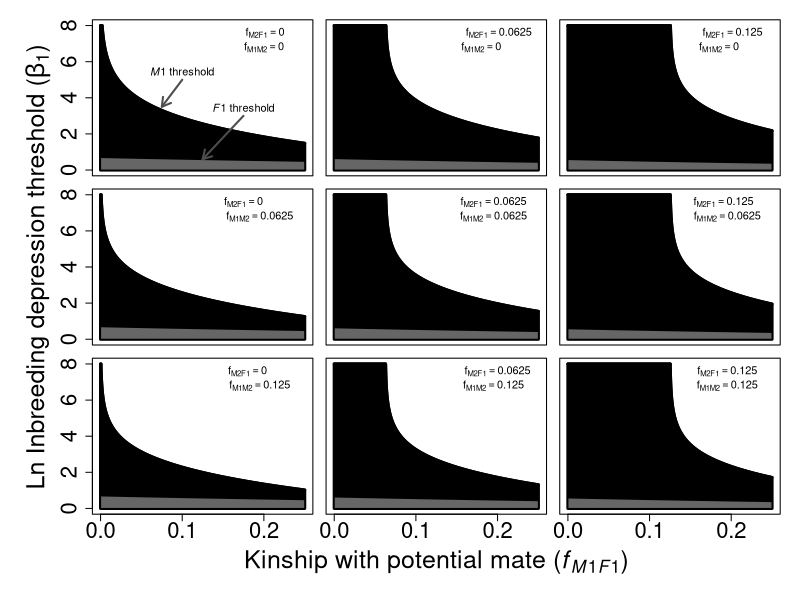

The R source for this figure:
# ==============================================================================
# ============= This will be the big figure for the PLoS model.
# ==============================================================================

B0 <- 1;

B1funM <- function(fi,M1,F1,M2){
  a <- -1 * log((2*(fi[M1,F1]+fi[M1,M2]))/(1+(2*fi[M1,F1])+fi[M1,M1]));
  b <- fi[M1,F1] - fi[M2,F1];
  return(a/b);
}

B1funF <- function(fi,M1,F1,M2){
  a <- -1 * log((1+fi[F1,F1]+(2*fi[F1,M2]))/(1+fi[F1,F1]+(2*fi[F1,M1])));
  b <- fi[F1,M1] - fi[F1,M2];
  return(a/b);
}

setEPS();
postscript("NewBigFig.eps");
par(mar=c(0.75,0.25,0.5,0.25),mfrow=c(3,3),oma=c(6,6.5,1,1));

################################################################################
## Upper left plot 
################################################################################
fi <- matrix(data=c(0,0.0,0.0,0.0,0,0.0,0.0,0.0,0.0),nrow=3,byrow=TRUE);
fs <- seq(from=0,to=0.25,by=0.00001);
Ml <- rep(0,length(fs));
Fl <- rep(0,length(fs));
for(i in 1:length(fs)){
  fi[1,2] <- fs[i];
  fi[2,1] <- fs[i];
  Ml[i] <- B1funM(fi=fi,M1=1,F1=2,M2=3);
  Fl[i] <- B1funF(fi=fi,M1=1,F1=2,M2=3);
  if(i %% 10000 == 0){
    print(c(i,"of",length(fs)));
  }
}
Ml[Ml<0] <- exp(8);
Ml[Ml>exp(8)] <- exp(8);
par(mar=c(0.5,0.5,0.5,0.5));
plot(x=fs[-1],y=log(Ml[-1]),type="l",lwd=3,cex.axis=2,cex.lab=1.5,pch=20,lty="solid",
  xlab="",col="black",ylim=c(0,8),xlim=c(0,0.25),xaxt="n",ylab="");
points(x=fs,y=log(Fl),type="l",lwd=2,lty="solid");
polygon(x=c(fs,rev(fs)),y=c(log(Ml),rep(0,length(Ml))),col="black",lwd=3);
polygon(x=c(fs,rev(fs)),y=c(log(Fl),rep(0,length(fs))),col="grey40");
text(x=0.2015,y=7.6,labels=expression(f[M2F1]==0.0),cex=1.0);
text(x=0.20,y=6.8,labels=expression(f[M1M2]==0.0),cex=1.0);

text(x=0.1,y=5.45,labels=expression(paste(italic(M1)," threshold")),cex=1);
arrows(x0=0.1,y0=5,x1=0.075,y1=3.5,length=0.1,angle=30,code=2,lwd=2,col="grey30");

text(x=0.175,y=3.45,labels=expression(paste(italic(F1)," threshold")),cex=1);
arrows(x0=0.175,y0=3,x1=0.125,y1=0.6,length=0.1,angle=30,code=2,lwd=2,,col="grey30");
################################################################################
## Upper mid plot 
################################################################################
fi <- matrix(data=c(0,0.0,0.0,0.0,0,0.0625,0.0,0.0625,0.0),nrow=3,byrow=TRUE);
fs <- seq(from=0,to=0.25,by=0.00001);
Ml <- rep(0,length(fs));
Fl <- rep(0,length(fs));
for(i in 1:length(fs)){
  fi[1,2] <- fs[i];
  fi[2,1] <- fs[i];
  Ml[i] <- B1funM(fi=fi,M1=1,F1=2,M2=3);
  Fl[i] <- B1funF(fi=fi,M1=1,F1=2,M2=3);
  if(i %% 10000 == 0){
    print(c(i,"of",length(fs)));
  }
}
Ml[Ml<0] <- exp(8);
Ml[Ml>exp(8)] <- exp(8);
Fl[which(is.na(Fl[Fl>0])==TRUE)] <- NA; 
par(mar=c(0.5,0.5,0.5,0.5));
plot(x=fs[-1],y=log(Ml[-1]),type="l",lwd=3,cex.axis=2,cex.lab=1.5,pch=20,lty="solid",
  xlab="",col="black",ylim=c(0,8),xlim=c(0,0.25),xaxt="n",ylab="",yaxt="n");
points(x=fs,y=log(Fl),type="l",lwd=2,lty="solid");
Fl[which(is.na(Fl))] <- mean(c(Fl[which(is.na(Fl))+1],Fl[which(is.na(Fl))-1]));
polygon(x=c(fs,rev(fs)),y=c(log(Ml),rep(0,length(Ml))),col="black",lwd=3);
polygon(x=c(fs,rev(fs)),y=c(log(Fl),rep(0,length(Fl))),col="grey40");
text(x=0.2015,y=7.6,labels=expression(f[M2F1]==0.0625),cex=1.0);
text(x=0.180,y=6.8,labels=expression(f[M1M2]==0.000),cex=1.0);
################################################################################
## Upper mid plot 
################################################################################
fi <- matrix(data=c(0,0.0,0.0,0.0,0,0.125,0.0,0.125,0.0),nrow=3,byrow=TRUE);
fs <- seq(from=0,to=0.25,by=0.00001);
Ml <- rep(0,length(fs));
Fl <- rep(0,length(fs));
for(i in 1:length(fs)){
  fi[1,2] <- fs[i];
  fi[2,1] <- fs[i];
  Ml[i] <- B1funM(fi=fi,M1=1,F1=2,M2=3);
  Fl[i] <- B1funF(fi=fi,M1=1,F1=2,M2=3);
  if(i %% 10000 == 0){
    print(c(i,"of",length(fs)));
  }
}
Ml[Ml<0] <- exp(8);
Ml[Ml>exp(8)] <- exp(8);
Fl[which(is.na(Fl[Fl>0])==TRUE)] <- NA; 
par(mar=c(0.5,0.5,0.5,0.5));
plot(x=fs[-1],y=log(Ml[-1]),type="l",lwd=3,cex.axis=2,cex.lab=1.5,pch=20,lty="solid",
  xlab="",col="black",ylim=c(0,8),xlim=c(0,0.25),xaxt="n",ylab="",yaxt="n");
points(x=fs,y=log(Fl),type="l",lwd=2,lty="solid");
Fl[which(is.na(Fl))] <- mean(c(Fl[which(is.na(Fl))+1],Fl[which(is.na(Fl))-1]));
Fl[25001] <- 1.333333;
polygon(x=c(fs,rev(fs)),y=c(log(Ml),rep(0,length(Ml))),col="black",lwd=3);
polygon(x=c(fs,rev(fs)),y=c(log(Fl),rep(0,length(Fl))),col="grey40");
text(x=0.2015,y=7.6,labels=expression(f[M2F1]==0.125),cex=1.0);
text(x=0.185,y=6.8,labels=expression(f[M1M2]==0.000),cex=1.0);
################################################################################
## Mid left plot 
################################################################################
fi <- matrix(data=c(0,0.0,0.0625,0.0,0,0.0,0.0625,0.0,0.0),nrow=3,byrow=TRUE);
fs <- seq(from=0,to=0.25,by=0.00001);
Ml <- rep(0,length(fs));
Fl <- rep(0,length(fs));
for(i in 1:length(fs)){
  fi[1,2] <- fs[i];
  fi[2,1] <- fs[i];
  Ml[i] <- B1funM(fi=fi,M1=1,F1=2,M2=3);
  Fl[i] <- B1funF(fi=fi,M1=1,F1=2,M2=3);
  if(i %% 10000 == 0){
    print(c(i,"of",length(fs)));
  }
}
Ml[Ml<0] <- exp(8);
Ml[Ml>exp(8)] <- exp(8);
Fl[which(is.na(Fl[Fl>0])==TRUE)] <- NA; 
par(mar=c(0.5,0.5,0.5,0.5));
plot(x=fs[-1],y=log(Ml[-1]),type="l",lwd=3,cex.axis=2,cex.lab=1.5,pch=20,lty="solid",
  xlab="",col="black",ylim=c(0,8),xlim=c(0,0.25),xaxt="n",ylab="");
points(x=fs,y=log(Fl),type="l",lwd=2,lty="solid");
Fl[which(is.na(Fl))] <- mean(c(Fl[which(is.na(Fl))+1],Fl[which(is.na(Fl))-1]));
polygon(x=c(fs,rev(fs)),y=c(log(Ml),rep(0,length(Ml))),col="black",lwd=3);
polygon(x=c(fs,rev(fs)),y=c(log(Fl),rep(0,length(Fl))),col="grey40");
text(x=0.175,y=7.6,labels=expression(f[M2F1]==0.0),cex=1.0);
text(x=0.195,y=6.8,labels=expression(f[M1M2]==0.0625),cex=1.0);
################################################################################
## Mid mid plot 
################################################################################
fi <- matrix(data=c(0,0.0,0.0625,0.0,0,0.0625,0.0625,0.0625,0.0),nrow=3,byrow=TRUE);
fs <- seq(from=0,to=0.25,by=0.00001);
Ml <- rep(0,length(fs));
Fl <- rep(0,length(fs));
for(i in 1:length(fs)){
  fi[1,2] <- fs[i];
  fi[2,1] <- fs[i];
  Ml[i] <- B1funM(fi=fi,M1=1,F1=2,M2=3);
  Fl[i] <- B1funF(fi=fi,M1=1,F1=2,M2=3);
  if(i %% 10000 == 0){
    print(c(i,"of",length(fs)));
  }
}
Ml[Ml<0] <- exp(8);
Ml[Ml>exp(8)] <- exp(8);
Fl[which(is.na(Fl[Fl>0])==TRUE)] <- NA; 
par(mar=c(0.5,0.5,0.5,0.5));
plot(x=fs[-1],y=log(Ml[-1]),type="l",lwd=3,cex.axis=2,cex.lab=1.5,pch=20,lty="solid",
  xlab="",col="black",ylim=c(0,8),xlim=c(0,0.25),xaxt="n",ylab="",yaxt="n");
points(x=fs,y=log(Fl),type="l",lwd=2,lty="solid");
Fl[which(is.na(Fl))] <- mean(c(Fl[which(is.na(Fl))+1],Fl[which(is.na(Fl))-1]));
polygon(x=c(fs,rev(fs)),y=c(log(Ml),rep(0,length(Ml))),col="black",lwd=3);
polygon(x=c(fs,rev(fs)),y=c(log(Fl),rep(0,length(Fl))),col="grey40");
text(x=0.195,y=7.6,labels=expression(f[M2F1]==0.0625),cex=1.0);
text(x=0.195,y=6.8,labels=expression(f[M1M2]==0.0625),cex=1.0);
################################################################################
## Mid right plot 
################################################################################
fi <- matrix(data=c(0,0.0,0.0625,0.0,0,0.125,0.0625,0.125,0.0),nrow=3,byrow=TRUE);
fs <- seq(from=0,to=0.25,by=0.00001);
Ml <- rep(0,length(fs));
Fl <- rep(0,length(fs));
for(i in 1:length(fs)){
  fi[1,2] <- fs[i];
  fi[2,1] <- fs[i];
  Ml[i] <- B1funM(fi=fi,M1=1,F1=2,M2=3);
  Fl[i] <- B1funF(fi=fi,M1=1,F1=2,M2=3);
  if(i %% 10000 == 0){
    print(c(i,"of",length(fs)));
  }
}
Ml[Ml<0] <- exp(8);
Ml[Ml>exp(8)] <- exp(8);
Fl[which(is.na(Fl[Fl>0])==TRUE)] <- NA; 
par(mar=c(0.5,0.5,0.5,0.5));
plot(x=fs[-1],y=log(Ml[-1]),type="l",lwd=3,cex.axis=2,cex.lab=1.5,pch=20,lty="solid",
  xlab="",col="black",ylim=c(0,8),xlim=c(0,0.25),xaxt="n",ylab="",yaxt="n");
points(x=fs,y=log(Fl),type="l",lwd=2,lty="solid");
Fl[which(is.na(Fl))] <- mean(c(Fl[which(is.na(Fl))+1],Fl[which(is.na(Fl))-1]));
polygon(x=c(fs,rev(fs)),y=c(log(Ml),rep(0,length(Ml))),col="black",lwd=3);
polygon(x=c(fs,rev(fs)),y=c(log(Fl),rep(0,length(Fl))),col="grey40");
text(x=0.1905,y=7.6,labels=expression(f[M2F1]==0.125),cex=1.0);
text(x=0.195,y=6.8,labels=expression(f[M1M2]==0.0625),cex=1.0);
################################################################################
## Lower left plot 
################################################################################
fi <- matrix(data=c(0,0.0,0.125,0.0,0,0.0,0.125,0.0,0.0),nrow=3,byrow=TRUE);
fs <- seq(from=0,to=0.25,by=0.00001);
Ml <- rep(0,length(fs));
Fl <- rep(0,length(fs));
for(i in 1:length(fs)){
  fi[1,2] <- fs[i];
  fi[2,1] <- fs[i];
  Ml[i] <- B1funM(fi=fi,M1=1,F1=2,M2=3);
  Fl[i] <- B1funF(fi=fi,M1=1,F1=2,M2=3);
  if(i %% 10000 == 0){
    print(c(i,"of",length(fs)));
  }
}
Ml[Ml<0] <- exp(8);
Ml[Ml>exp(8)] <- exp(8);
Fl[which(is.na(Fl[Fl>0])==TRUE)] <- NA; 
par(mar=c(0.5,0.5,0.5,0.5));
plot(x=fs[-1],y=log(Ml[-1]),type="l",lwd=3,cex.axis=2,cex.lab=1.5,pch=20,lty="solid",
  xlab="",col="black",ylim=c(0,8),xlim=c(0,0.25),ylab="",xaxt="n");
points(x=fs,y=log(Fl),type="l",lwd=2,lty="solid");
Fl[which(is.na(Fl))] <- mean(c(Fl[which(is.na(Fl))+1],Fl[which(is.na(Fl))-1]));
polygon(x=c(fs,rev(fs)),y=c(log(Ml),rep(0,length(Ml))),col="black",lwd=3);
polygon(x=c(fs,rev(fs)),y=c(log(Fl),rep(0,length(Fl))),col="grey40");
axis(side=1,at=c(0,0.10,0.20),cex.axis=2);
text(x=0.18,y=7.6,labels=expression(f[M2F1]==0.0),cex=1.0);
text(x=0.195,y=6.8,labels=expression(f[M1M2]==0.125),cex=1.0);
################################################################################
## Lower mid plot 
################################################################################
fi <- matrix(data=c(0,0.0,0.125,0.0,0,0.0625,0.125,0.0625,0.0),nrow=3,byrow=TRUE);
fs <- seq(from=0,to=0.25,by=0.00001);
Ml <- rep(0,length(fs));
Fl <- rep(0,length(fs));
for(i in 1:length(fs)){
  fi[1,2] <- fs[i];
  fi[2,1] <- fs[i];
  Ml[i] <- B1funM(fi=fi,M1=1,F1=2,M2=3);
  Fl[i] <- B1funF(fi=fi,M1=1,F1=2,M2=3);
  if(i %% 10000 == 0){
    print(c(i,"of",length(fs)));
  }
}
Ml[Ml<0] <- exp(8);
Ml[Ml>exp(8)] <- exp(8);
Fl[which(is.na(Fl[Fl>0])==TRUE)] <- NA; 
par(mar=c(0.5,0.5,0.5,0.5));
plot(x=fs[-1],y=log(Ml[-1]),type="l",lwd=3,cex.axis=2,cex.lab=1.5,pch=20,lty="solid",
  xlab="",col="black",ylim=c(0,8),xlim=c(0,0.25),ylab="",xaxt="n",yaxt="n");
points(x=fs,y=log(Fl),type="l",lwd=2,lty="solid");
Fl[which(is.na(Fl))] <- mean(c(Fl[which(is.na(Fl))+1],Fl[which(is.na(Fl))-1]));
polygon(x=c(fs,rev(fs)),y=c(log(Ml),rep(0,length(Ml))),col="black",lwd=3);
polygon(x=c(fs,rev(fs)),y=c(log(Fl),rep(0,length(Fl))),col="grey40");
axis(side=1,at=c(0,0.10,0.20),cex.axis=2);
text(x=0.2,y=7.6,labels=expression(f[M2F1]==0.0625),cex=1.0);
text(x=0.195,y=6.8,labels=expression(f[M1M2]==0.125),cex=1.0);
################################################################################
## Lower right plot 
################################################################################
fi <- matrix(data=c(0,0.0,0.125,0.0,0,0.125,0.125,0.125,0.0),nrow=3,byrow=TRUE);
fs <- seq(from=0,to=0.25,by=0.00001);
Ml <- rep(0,length(fs));
Fl <- rep(0,length(fs));
for(i in 1:length(fs)){
  fi[1,2] <- fs[i];
  fi[2,1] <- fs[i];
  Ml[i] <- B1funM(fi=fi,M1=1,F1=2,M2=3);
  Fl[i] <- B1funF(fi=fi,M1=1,F1=2,M2=3);
  if(i %% 10000 == 0){
    print(c(i,"of",length(fs)));
  }
}
Ml[Ml<0] <- exp(8);
Ml[Ml>exp(8)] <- exp(8);
Fl[which(is.na(Fl[Fl>0])==TRUE)] <- NA; 
par(mar=c(0.5,0.5,0.5,0.5));
plot(x=fs[-1],y=log(Ml[-1]),type="l",lwd=3,cex.axis=2,cex.lab=1.5,pch=20,lty="solid",
  xlab="",col="black",ylim=c(0,8),xlim=c(0,0.25),ylab="",xaxt="n",yaxt="n");
points(x=fs,y=log(Fl),type="l",lwd=2,lty="solid");
Fl[which(is.na(Fl))] <- mean(c(Fl[which(is.na(Fl))+1],Fl[which(is.na(Fl))-1]));
polygon(x=c(fs,rev(fs)),y=c(log(Ml),rep(0,length(Ml))),col="black",lwd=3);
polygon(x=c(fs,rev(fs)),y=c(log(Fl),rep(0,length(Fl))),col="grey40");
axis(side=1,at=c(0,0.10,0.20),cex.axis=2);
text(x=0.195,y=7.6,labels=expression(f[M2F1]==0.125),cex=1.0);
text(x=0.195,y=6.8,labels=expression(f[M1M2]==0.125),cex=1.0);

################################################################################
################################################################################
################################################################################

mtext(expression(paste("Kinship with potential mate (",italic(f[M1F1]),")")),
	outer=TRUE,side=1,line=3.25,cex=1.5);

mtext(expression(paste("Ln Inbreeding depression threshold (",italic(beta[1]),")")),
	outer=TRUE,side=2,line=2.5,cex=1.5);

dev.off();














